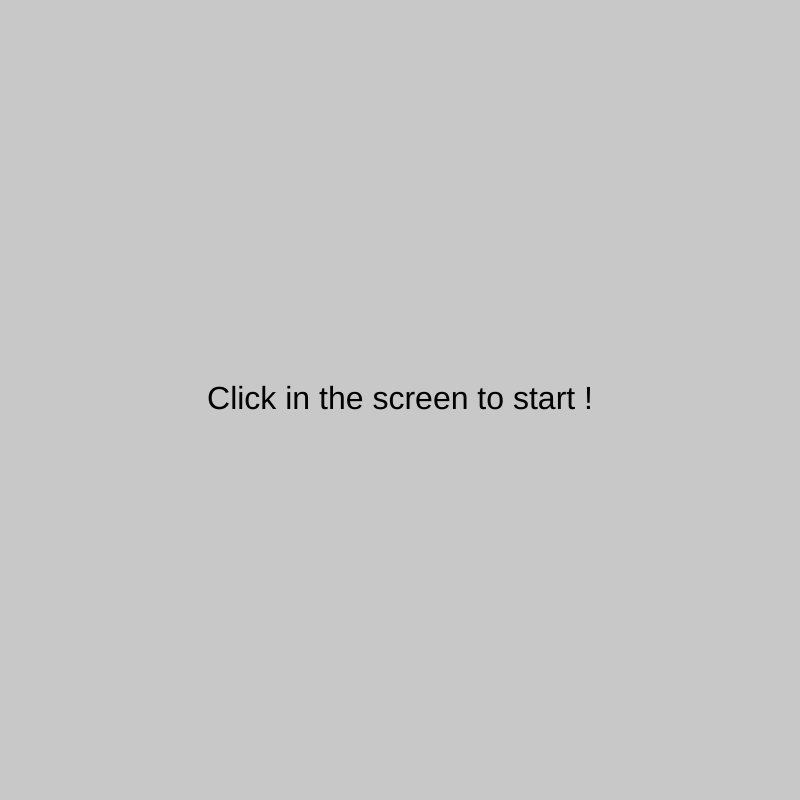
Frame 1 (no input)
Frame 60 (no input): identical to frame 1, image omitted
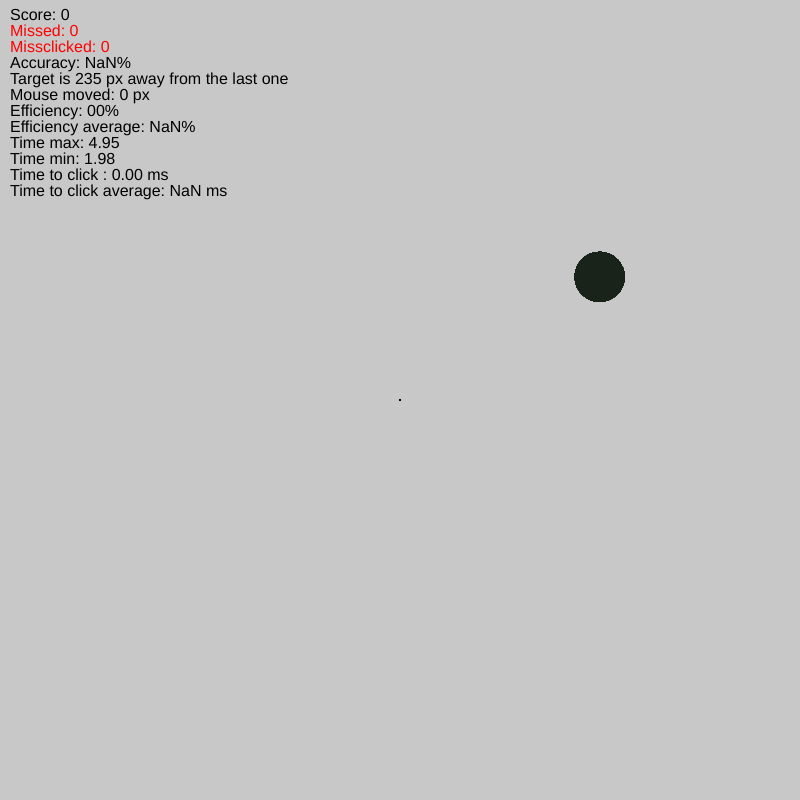
Frame 120 (the mouse pressed at the canvas centre since frame 60)

The p5.js sketch that drew these frames (run headless with seeded random() and noise() and a simulated clock; from frame 60 on, the mouse is pressed at the canvas centre):

// p5.js sketch
// ── sketch.js
let size = 50;
let timer_min = 2000;
let timer_max = 5000;
let timer_mod = 0.99;
let score = 0;
let timer = 0;
let target;
let target_delta = 0;
let mouseDelta = 0;
let old_mouse;
let efficiency = 0;
let efficiency_scores = [];
let missed = 0;
let missclicked = 0;
let target_time = 0;
let reaction_times = [];

let evaluation_score = 50;
let state = 0;

function setup() {
  createCanvas(800, 800);
  background(200);
  target = createVector(random(width), random(height));
  old_mouse = createVector(width/2, height/2);
}

function draw() {
  if (state == 0) {
    background(200);
    textSize(32);
    fill(0);
    textAlign(CENTER, CENTER);
    text("Click in the screen to start !", width / 2, height / 2);
    return
  }
  else if (state == 2) {
    noStroke();
    display_score();
    return
  }
  noStroke();
  display_score();
  fill(25, 35, 25);
  ellipse(target.x, target.y, size, size);
  stroke(0);
  line(old_mouse.x, old_mouse.y, mouseX, mouseY);
  if (timer > 0) {
    timer -= deltaTime;
  } else {
    timer = random(timer_min, timer_max);
    move_target();
    mouseDelta = 0;
    missed++;
  }
  mouseDelta += dist(mouseX, mouseY, old_mouse.x, old_mouse.y);
  old_mouse = createVector(mouseX, mouseY);
}

function display_score() {
  let texts = [
    "Score: " + score,
    "Missed: " + missed,
    "Missclicked: " + missclicked,
    "Accuracy: " + nf((score / (score + missed + missclicked)) * 100, 2, 0) + "%",
    "Target is " + nf(target_delta.mag(), 1, 0) + " px away from the last one",
    "Mouse moved: " + nf(mouseDelta, 1, 0) + " px",
    "Efficiency: " + nf(efficiency*100, 2, 0) + "%",
    "Efficiency average: " + nf(efficiency_scores.reduce((a, b) => a + b, 0) / efficiency_scores.length*100, 2, 0) + "%",
    "Time max: " + nf(timer_max / 1000, 1, 2),
    "Time min: " + nf(timer_min / 1000, 1, 2),
    "Time to click : " + nf((reaction_times.length > 0 ? reaction_times[reaction_times.length - 1] : 0), 1, 2) + " ms",
    "Time to click average: " + nf(reaction_times.reduce((a, b) => a + b, 0) / reaction_times.length, 1, 2) + " ms"
  ];
  fill(200)
  rect(0, 0, 300, texts.length * 20 + 10);
  let text_size = 16;
  textAlign(LEFT);
  let origin = createVector(10, 0);
  if (state == 2)
    {
      text_size = 32;
      origin = createVector(width/2, height/2 - (text_size / 2) * texts.length);
      textAlign(CENTER, CENTER);
    }
  textSize(text_size);
  for (let i = 0; i < texts.length; i++) {
    fill(0);
    if (i == 1 || i == 2) {
      fill(255, 0, 0);
    }
    text(texts[i], origin.x, origin.y + text_size * (i + 1));
  }
}

function move_target() {
  background(200);
  old = createVector(target.x, target.y);
  target = createVector(random(width), random(height));
  target_delta = p5.Vector.sub(target, old);
  target_time = millis();
}

function mousePressed() {
  if (state == 0) {
    state = 1;
    old_mouse = createVector(mouseX, mouseY);
    target = createVector(mouseX, mouseY);
    move_target();
    timer = random(timer_min, timer_max);
    timer_max = timer_max * timer_mod;
    timer_min = timer_min * (timer_mod+(score/100000));
    mouseDelta = 0;
    return;
  }
  else if (state == 2) {
    state = 0;
    score = 0;
    missed = 0;
    missclicked = 0;
    timer_min = 2000;
    timer_max = 5000;
    efficiency_scores = [];
    reaction_times = [];
    return;
  }
  let d = dist(mouseX, mouseY, target.x, target.y);
  if (d < size / 2) {
    efficiency = target_delta.mag() / mouseDelta;
    efficiency_scores.push(efficiency);
    // if (efficiency_scores.length > 20) {
    //   efficiency_scores.shift();
    // }
    reaction_times.push(millis() - target_time);
    move_target();
    score++;
    timer = random(timer_min, timer_max);
    timer_max = timer_max * timer_mod;
    timer_min = timer_min * (timer_mod+(score/100000));
    mouseDelta = 0;
    if (score + missed >= evaluation_score) {
      state = 2;
    }
  }
  else {
    missclicked++;
  }
}
